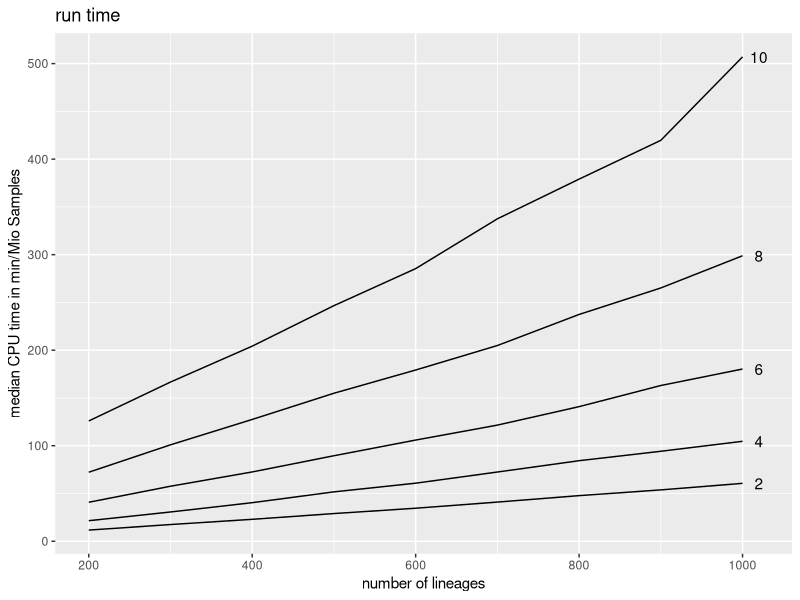

The R source for this figure: (Note: this script raises an error after producing the figure.)
######################################################
######################################################
# Here the inferred mean coalescent and migration
# rate ratios are plotted
######################################################
######################################################
library(ggplot2)


# clear workspace
rm(list = ls())

# Set the directory to the directory of the file
this.dir <- dirname(parent.frame(2)$ofile)
setwd(this.dir)

# get the names of all SISCO first (of three) run log files
log <- list.files(path="./logs", pattern="*mascot.log", full.names = TRUE)

# use the matlab standard colors to plot
col0 <- rgb(red=0.0, green=0.4470,blue=0.7410)
col1 <- rgb(red=0.8500, green=0.3250,blue=0.0980)
col2 <- rgb(red=0.9290, green=0.6940,blue=0.1250)
col4 <- rgb(red=0.4660, green=0.6740,blue=0.1880)
col3 <- rgb(red=0.3010, green=0.7450,blue=0.9330)


# Read in the SISCO *.logs
t <- read.table("CPUtimes.txt", header=TRUE, sep="\t")

annotate = data.frame(x = rep(1020,1), y =t[which(t$lineages==1000), "median"], text= t[which(t$lineages==1000), "states"])

p_speed <- ggplot()+
  geom_line(data=t,aes(x=lineages, y=median/6, group=states)) +
  ylab("median CPU time in min/Mio Samples") + xlab("number of lineages") + ggtitle("run time") + 
  theme(legend.position="none")
p_speed <- p_speed +
  annotate("text",x=annotate$x, y=annotate$y/6, label=annotate$text)
plot(p_speed)

#geom_point(data=m, aes(x=true,y=est), size=0.001, alpha=0.1) +
  

ggsave(plot=p_speed,"../../text/figures/Speed.pdf",width=3, height=3)
